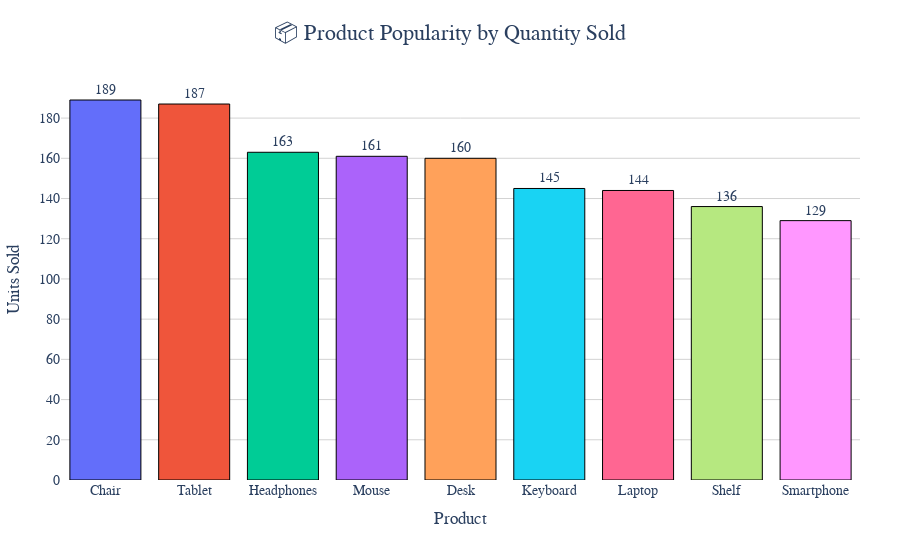

This figure's notebook cell:
### Code cell
product_qty = df.groupby('Product', as_index=False)['Quantity'].sum()
product_qty = product_qty.sort_values('Quantity', ascending=False)

fig4 = px.bar(
    product_qty,
    x='Product',
    y='Quantity',
    color='Product',
    title='📦 Product Popularity by Quantity Sold',
    text=product_qty['Quantity'],
    labels={'Product': 'Product', 'Quantity': 'Units Sold'}
)

fig4.update_traces(
    texttemplate='%{text}',
    textposition='outside',
    marker=dict(line=dict(width=1, color='black'))
)

fig4.update_layout(
    xaxis_title='Product',
    yaxis_title='Units Sold',
    title_font=dict(size=22),
    title_x=0.5,
    uniformtext_minsize=12,
    uniformtext_mode='hide',
    yaxis=dict(showgrid=True, gridcolor='lightgray'),
    xaxis=dict(showgrid=False),
    plot_bgcolor='white',
    paper_bgcolor='white',
    font=dict(family='Arial', size=14),
    hoverlabel=dict(bgcolor='white', font_size=13),
    margin=dict(l=40, r=40, t=80, b=80),
    showlegend=False
)

fig4.show()

### Figure 1 — Plotly figure (JSON) as saved in the notebook; plotly's stock layout.template omitted (floating-point values rounded to 4 significant figures)
{"data": [{"hovertemplate": "Product=%{x}<br>Units Sold=%{text}<extra></extra>", "legendgroup": "Chair", "marker": {"color": "#636efa", "line": {"color": "black", "width": 1}, "pattern": {"shape": ""}}, "name": "Chair", "orientation": "v", "showlegend": true, "text": [189.0], "textposition": "outside", "texttemplate": "%{text}", "type": "bar", "x": ["Chair"], "xaxis": "x", "y": [189], "yaxis": "y"}, {"hovertemplate": "Product=%{x}<br>Units Sold=%{text}<extra></extra>", "legendgroup": "Tablet", "marker": {"color": "#EF553B", "line": {"color": "black", "width": 1}, "pattern": {"shape": ""}}, "name": "Tablet", "orientation": "v", "showlegend": true, "text": [187.0], "textposition": "outside", "texttemplate": "%{text}", "type": "bar", "x": ["Tablet"], "xaxis": "x", "y": [187], "yaxis": "y"}, {"hovertemplate": "Product=%{x}<br>Units Sold=%{text}<extra></extra>", "legendgroup": "Headphones", "marker": {"color": "#00cc96", "line": {"color": "black", "width": 1}, "pattern": {"shape": ""}}, "name": "Headphones", "orientation": "v", "showlegend": true, "text": [163.0], "textposition": "outside", "texttemplate": "%{text}", "type": "bar", "x": ["Headphones"], "xaxis": "x", "y": [163], "yaxis": "y"}, {"hovertemplate": "Product=%{x}<br>Units Sold=%{text}<extra></extra>", "legendgroup": "Mouse", "marker": {"color": "#ab63fa", "line": {"color": "black", "width": 1}, "pattern": {"shape": ""}}, "name": "Mouse", "orientation": "v", "showlegend": true, "text": [161.0], "textposition": "outside", "texttemplate": "%{text}", "type": "bar", "x": ["Mouse"], "xaxis": "x", "y": [161], "yaxis": "y"}, {"hovertemplate": "Product=%{x}<br>Units Sold=%{text}<extra></extra>", "legendgroup": "Desk", "marker": {"color": "#FFA15A", "line": {"color": "black", "width": 1}, "pattern": {"shape": ""}}, "name": "Desk", "orientation": "v", "showlegend": true, "text": [160.0], "textposition": "outside", "texttemplate": "%{text}", "type": "bar", "x": ["Desk"], "xaxis": "x", "y": [160], "yaxis": "y"}, {"hovertemplate": "Product=%{x}<br>Units Sold=%{text}<extra></extra>", "legendgroup": "Keyboard", "marker": {"color": "#19d3f3", "line": {"color": "black", "width": 1}, "pattern": {"shape": ""}}, "name": "Keyboard", "orientation": "v", "showlegend": true, "text": [145.0], "textposition": "outside", "texttemplate": "%{text}", "type": "bar", "x": ["Keyboard"], "xaxis": "x", "y": [145], "yaxis": "y"}, {"hovertemplate": "Product=%{x}<br>Units Sold=%{text}<extra></extra>", "legendgroup": "Laptop", "marker": {"color": "#FF6692", "line": {"color": "black", "width": 1}, "pattern": {"shape": ""}}, "name": "Laptop", "orientation": "v", "showlegend": true, "text": [144.0], "textposition": "outside", "texttemplate": "%{text}", "type": "bar", "x": ["Laptop"], "xaxis": "x", "y": [144], "yaxis": "y"}, {"hovertemplate": "Product=%{x}<br>Units Sold=%{text}<extra></extra>", "legendgroup": "Shelf", "marker": {"color": "#B6E880", "line": {"color": "black", "width": 1}, "pattern": {"shape": ""}}, "name": "Shelf", "orientation": "v", "showlegend": true, "text": [136.0], "textposition": "outside", "texttemplate": "%{text}", "type": "bar", "x": ["Shelf"], "xaxis": "x", "y": [136], "yaxis": "y"}, {"hovertemplate": "Product=%{x}<br>Units Sold=%{text}<extra></extra>", "legendgroup": "Smartphone", "marker": {"color": "#FF97FF", "line": {"color": "black", "width": 1}, "pattern": {"shape": ""}}, "name": "Smartphone", "orientation": "v", "showlegend": true, "text": [129.0], "textposition": "outside", "texttemplate": "%{text}", "type": "bar", "x": ["Smartphone"], "xaxis": "x", "y": [129], "yaxis": "y"}], "layout": {"barmode": "relative", "font": {"family": "Arial", "size": 14}, "hoverlabel": {"bgcolor": "white", "font": {"size": 13}}, "legend": {"title": {"text": "Product"}, "tracegroupgap": 0}, "margin": {"b": 80, "l": 40, "r": 40, "t": 80}, "paper_bgcolor": "white", "plot_bgcolor": "white", "showlegend": false, "title": {"font": {"size": 22}, "text": "📦 Product Popularity by Quantity Sold", "x": 0.5}, "uniformtext": {"minsize": 12, "mode": "hide"}, "xaxis": {"anchor": "y", "categoryarray": ["Chair", "Tablet", "Headphones", "Mouse", "Desk", "Keyboard", "Laptop", "Shelf", "Smartphone"], "categoryorder": "array", "domain": [0, 1], "showgrid": false, "title": {"text": "Product"}}, "yaxis": {"anchor": "x", "domain": [0, 1], "gridcolor": "lightgray", "showgrid": true, "title": {"text": "Units Sold"}}}}
